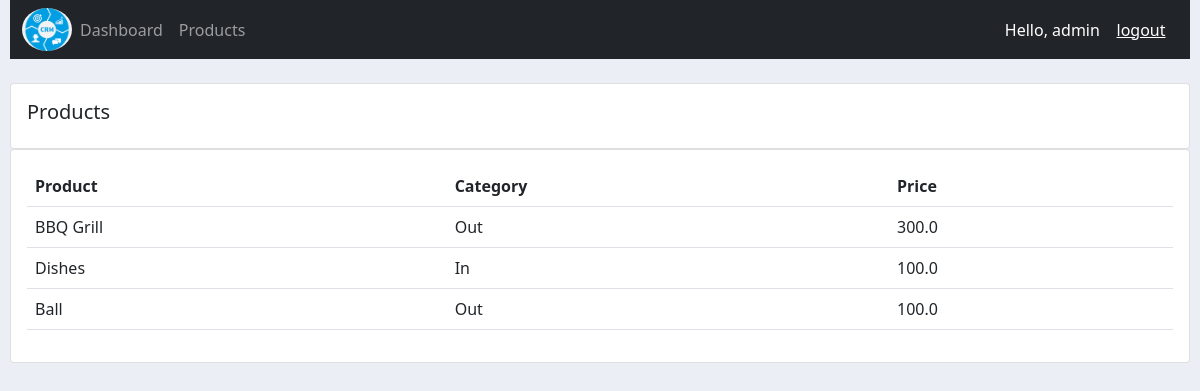
Screenshot of /products/ (signed in) with the database file from the repository.
### accounts/models.py (models this page shows, shortened)
class Product(models.Model):
    CATEGORY = [
        ('In', 'Indoor'),
        ('Out', 'Out Door')
    ]
    name = models.CharField(max_length=200, null=True)
    price = models.FloatField(null=True)
    category = models.CharField(max_length=3, null=True, choices=CATEGORY)
    description = models.CharField(max_length=200, null=True, blank=True)
    date_created = models.DateTimeField(auto_now_add=True, null=True)
    tags = models.ManyToManyField(Tag)

### accounts/decorators.py (the view)
        def wrapper(request, *args, **kwargs):
            group = None
            if request.user.groups.exists():
                group = request.user.groups.all()[0].name
            if group in allowed_roles:
                return view_function(request, *args, **kwargs)
            else:
                return HttpResponse("%s is not authorized in this page." %request.user)

### accounts/views.py (called while the page is built)
@login_required(login_url="login")
@allowed_users(allowed_roles=['admin'])
def products(request):
    products = Product.objects.all()
    context = {'products': products}
    return render(request, 'accounts/products.html', context)

### accounts/templates/accounts/products.html (shortened to what this page needs)
{% extends 'accounts/base.html' %}
{% block content %}
    <br>
    <div class="row">
        <div class="col-md">
            <div class="card card-body">
                <h5>Products</h5>
            </div>
            <div class="card card-body">
                <table class="table">
                    <tr>
                        <th>Product</th>
                        <th>Category</th>
                        <th>Price</th>
                    </tr>
                    {% for product in products %}
                        <tr>
                            <td>{{ product.name }}</td>
                            <td>{{ product.category }}</td>
                            <td>{{ product.price }}</td>
                        </tr>
                    {% endfor %}
                </table>
            </div>
        </div>
    </div>
{% endblock content %}

### accounts/templates/accounts/navbar.html (shortened to what this page needs)
{% load static %}
<nav class="navbar navbar-expand-lg bg-dark navbar-dark">
    <div class="container-fluid">
      <img src="{% static 'images/logo.png' %}" style="width: 50px; border-radius: 50%">
      <div class="collapse navbar-collapse" id="collapsibleNavbar">
        <ul class="navbar-nav">
          {% if request.user.is_staff %}
            <li class="nav-item">
              <a class="nav-link" href="{% url 'home' %}">Dashboard</a>
            </li>
            <li class="nav-item">
              <a class="nav-link" href="{% url 'products' %}">Products</a>
            </li>
          {% else %}
            <li class="nav-item">
              <a class="nav-link" href="{% url 'account' %}">Settings</a>
            </li>
          {% endif %}
        </ul>
      </div>
      <div style="direction: rtl; color: white;">
          &nbsp;&nbsp;
        Hello, {{request.user}} &nbsp;&nbsp;
        <a href="{% url 'logout' %}" style="color: white">logout</a>
      </div>
    </div>
  </nav>

### static/css/base.css (style rules this page uses)
body { background-color: #ebeff5; margin-left: 10px; margin-right: 10px; }

### rows the page displays
Product: name "BBQ Grill", category "Out", price "300.0"
Product: name "Dishes", category "In", price "100.0"
Product: name "Ball", category "Out", price "100.0"

### other values shown
{{ request.user }} "admin"
